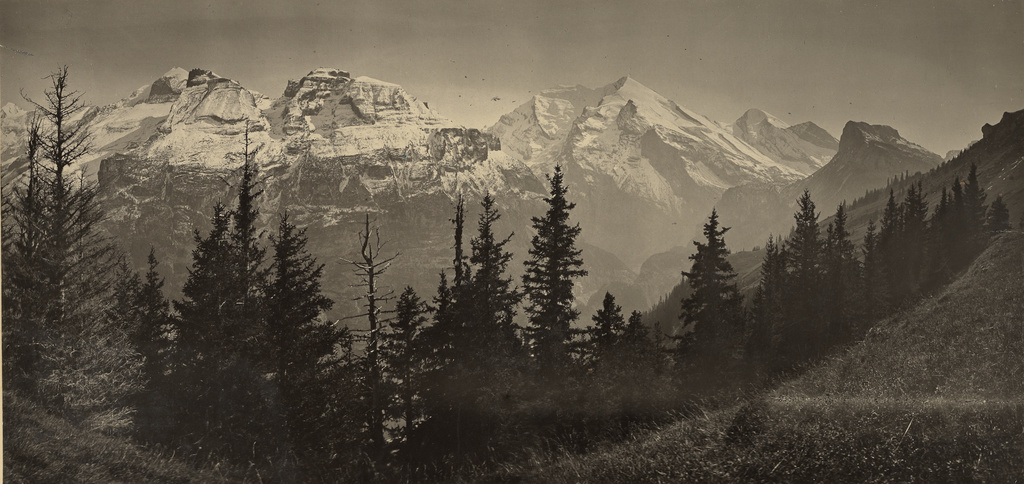
#> input picture desktop-shell/src/renderer/art/alpine-braun-1870.jpg, 1024 x 484 px
$ python dither-art.py
#> lines starting #> are read from the running program, lines starting #| are printed output that depends on the picture; after the words box and inside, x2 and y2 are one past the last pixel; in counts of white or black regions, pixels touching at a corner belong together
#!/usr/bin/env python3
"""Dither the pages' pictures into 1-bit plates.

    python3 scripts/dither-art.py

Reads pictures from src/renderer/art/ (the Getty photographs there and the
Met's prints and paintings in art/met/) and writes one 1-bit PNG per plate
to src/renderer/art/plates/. Each pixel of a plate is one cell on screen
(2 CSS px or more); the page gives the two tones (ui/kit/plate.tsx), so a
plate carries no colour of its own. The output is committed: the build does
not run this, and it needs Python 3 with Pillow. src/renderer/plates.ts
lists each plate's size and credit; keep the two in step.

Atkinson's error diffusion: three quarters of each pixel's error goes to
six neighbours, an eighth to each. It keeps the highlights and shadows
clean and leaves the midtones as an even stipple, as the early Macs drew
photographs.
"""

from dataclasses import dataclass
from pathlib import Path

from PIL import Image, ImageFilter, ImageOps

ROOT = Path(__file__).resolve().parent.parent
ART = ROOT / "src" / "renderer" / "art"
OUT = ART / "plates"


@dataclass(frozen=True)
class Plate:
    src: str
    # Cells across; the height follows the crop's aspect.
    cells: int
    # The box kept, as fractions of the source: it drops a print's paper
    # margin, a mount or a dull edge.
    crop: tuple[float, float, float, float] = (0.0, 0.0, 1.0, 1.0)
    # Under 1 lifts the midtones toward the light tone.
    gamma: float = 1.0
    # The tone range: at 0.9 the lightest tone still takes one dot in ten,
    # so a blown-out sky does not go flat.
    tones: tuple[float, float] = (0.0, 1.0)
    # The channel read as tone. "L" is luminance; "R" the red, which parts a
    # woodblock print's blues (dark) from its reds, buffs and paper (light).
    channel: str = "L"


PLATES = {
    # The Welcome's wide hero: Braun's snow, sky and the pines below them.
    "alps": Plate("alpine-braun-1870.jpg", 680, (0.0, 0.0, 1.0, 0.97), gamma=0.9),
    # Pairing, a tall plate: Hiroshige's bridge in the rain, two banks joined.
    "bridge": Plate(
        "met/hiroshige-sudden-shower-over-shin-ohashi-bridge-an-36461.jpg",
        340,
        (0.075, 0.18, 0.935, 0.955),
        gamma=1.6,
        tones=(0.0, 0.97),
        channel="R",
    ),
    # Empty pages. The inbox with nothing waiting: Le Gray's still sea.
    "sea": Plate("met/le-gray-mediterranean-sea-sete-283124.jpg", 176, (0.01, 0.25, 0.99, 0.93), gamma=0.95),
    # A team with no one in it yet: Hokusai's crews rowing under the wave.
    "wave": Plate("met/hokusai-under-the-wave-off-kanagawa-also-known-a-36491.jpg", 144, (0.03, 0.035, 0.98, 0.96), tones=(0.03, 0.95)),
    # No usage to show: Hokusai's Fuji under a clear sky.
    "fuji": Plate("met/hokusai-south-wind-clear-sky-also-known-as-red-f-36490.jpg", 144, (0.03, 0.05, 0.975, 0.965), gamma=1.5, channel="R"),
}


def levels(img: Image.Image, lo: float = 0.01, hi: float = 0.99) -> Image.Image:
    """Stretch the tones so the darkest and lightest percent touch the ends."""
    hist = img.histogram()
    total = sum(hist)
    acc, black, white = 0, 0, 255
    for v, n in enumerate(hist):
        acc += n
        if acc >= total * lo:
            black = v
            break
    acc = 0
    for v in range(255, -1, -1):
        acc += hist[v]
        if acc >= total * (1 - hi):
            white = v
            break
    span = max(1, white - black)
    return img.point(lambda v: max(0, min(255, round((v - black) * 255 / span))))


def atkinson(img: Image.Image) -> Image.Image:
    w, h = img.size
    px = [float(v) for v in img.tobytes()]
    out = bytearray(w * h)
    for y in range(h):
        row = y * w
        for x in range(w):
            i = row + x
            old = px[i]
            new = 255.0 if old >= 128 else 0.0
            out[i] = 255 if new else 0
            err = (old - new) / 8
            if err == 0:
                continue
            for dx, dy in ((1, 0), (2, 0), (-1, 1), (0, 1), (1, 1), (0, 2)):
                nx, ny = x + dx, y + dy
                if 0 <= nx < w and ny < h:
                    px[ny * w + nx] += err
    return Image.frombytes("L", (w, h), bytes(out)).convert("1", dither=Image.Dither.NONE)


def render(p: Plate) -> Image.Image:
    img = ImageOps.exif_transpose(Image.open(ART / p.src)).convert("RGB")
    img = img.convert("L") if p.channel == "L" else img.getchannel(p.channel)
    w, h = img.size
    c = p.crop
    img = img.crop((round(c[0] * w), round(c[1] * h), round(c[2] * w), round(c[3] * h)))
    rows = round(img.height * p.cells / img.width)
    img = img.resize((p.cells, rows), Image.Resampling.LANCZOS)
    img = img.filter(ImageFilter.UnsharpMask(radius=1.2, percent=60, threshold=2))
    img = levels(img)
    lo, hi = p.tones
    img = img.point(lambda v: round(255 * (lo + (hi - lo) * (v / 255) ** p.gamma)))
    return atkinson(img)


def main() -> None:
    OUT.mkdir(exist_ok=True)
    for name, p in PLATES.items():
        out = render(p)
#> in render, img is the input picture: PIL image 1024x484 RGB; mean R, G, B 94.8, 86.4, 73
#> in render, `img = img.convert("L") if p.channel == "L" else img.getchannel(p.chann..`:
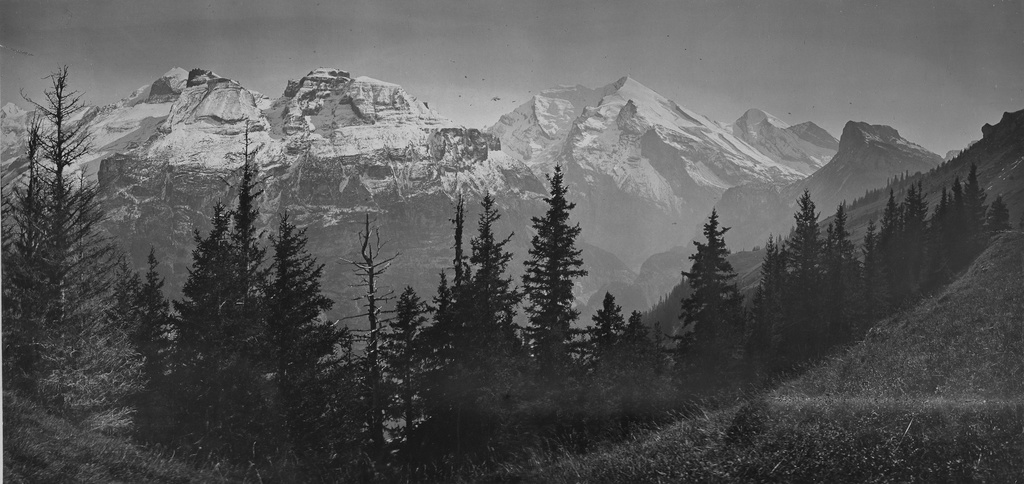
#> img: PIL image 1024x484 L; min 6, max 218, mean 87.3
#> in render, `img = img.crop((round(c[0] * w), round(c[1] * h), round(c[2] * w), rou..`:
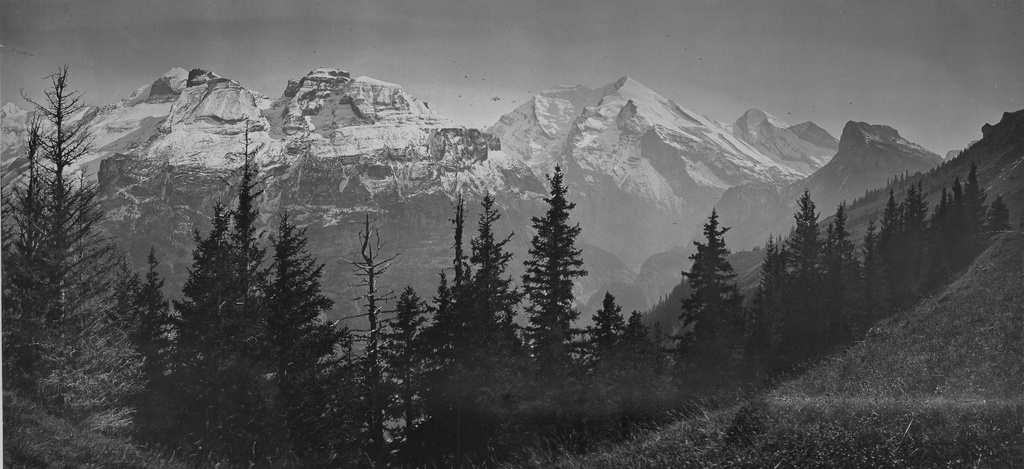
#> img: PIL image 1024x469 L; min 6, max 218, mean 88.7
#> in levels, `hist = img.histogram()`: hist = 256 values, max 2928 at index 39, min 0 at index 241, mean 826.1
#> in levels, `total = sum(hist)`: total = 211480
#> the loop in levels, `for v, n in enumerate(hist):` made 21 passes
#> (n, acc, black) on pass 21: (302, 2117, 20)
#> (n, acc) on passes 1 to 6: (93, 93), (16, 109), (31, 140), (24, 164), (27, 191), (33, 224)
#> after the loop in levels, `for v, n in enumerate(hist):`: acc = 2117
#> the loop in levels, `for v in range(255, -1, -1):` made 62 passes
#> acc on passes 1 to 12: 0, 0, 0, 0, 1, 1, 1, 1, 1, 1, 1, 1
#> after the loop in levels, `for v in range(255, -1, -1):`: acc = 2172
#> in levels, `span = max(1, white - black)`: span = 174
#> in levels, `return img.point(lambda v: max(0, min(255, round((v - black) * 255 / s..`:
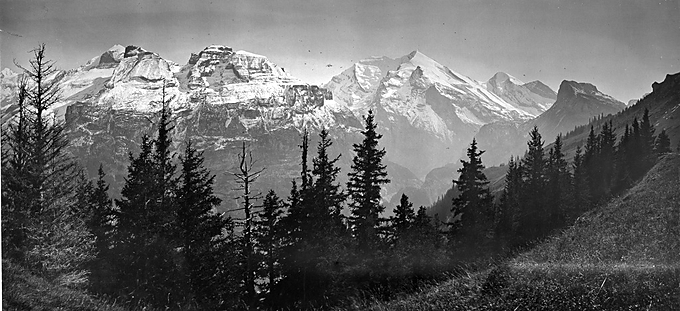
#> returned value: PIL image 680x311 L; min 0, max 255, mean 100.7
#> in atkinson, `px = [float(v) for v in img.tobytes()]`: px = 211480 items
#> in atkinson, `return Image.frombytes("L", (w, h), bytes(out)).convert("1", dither=Im..`:
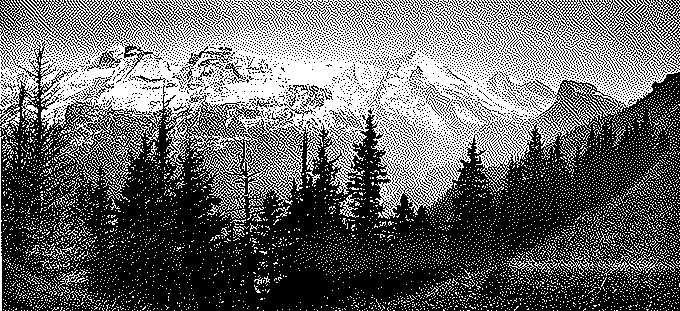
#> returned value: PIL image 680x311 1; 40.8% white in thin lines or dots
        path = OUT / f"{name}.png"
        out.save(path, optimize=True)
#> (the run stopped early here; a loop or call above may not have finished)

$ run again, with desktop-shell/src/renderer/art/nagasaki-boats-beato-1865.jpg copied over desktop-shell/src/renderer/art/alpine-braun-1870.jpg
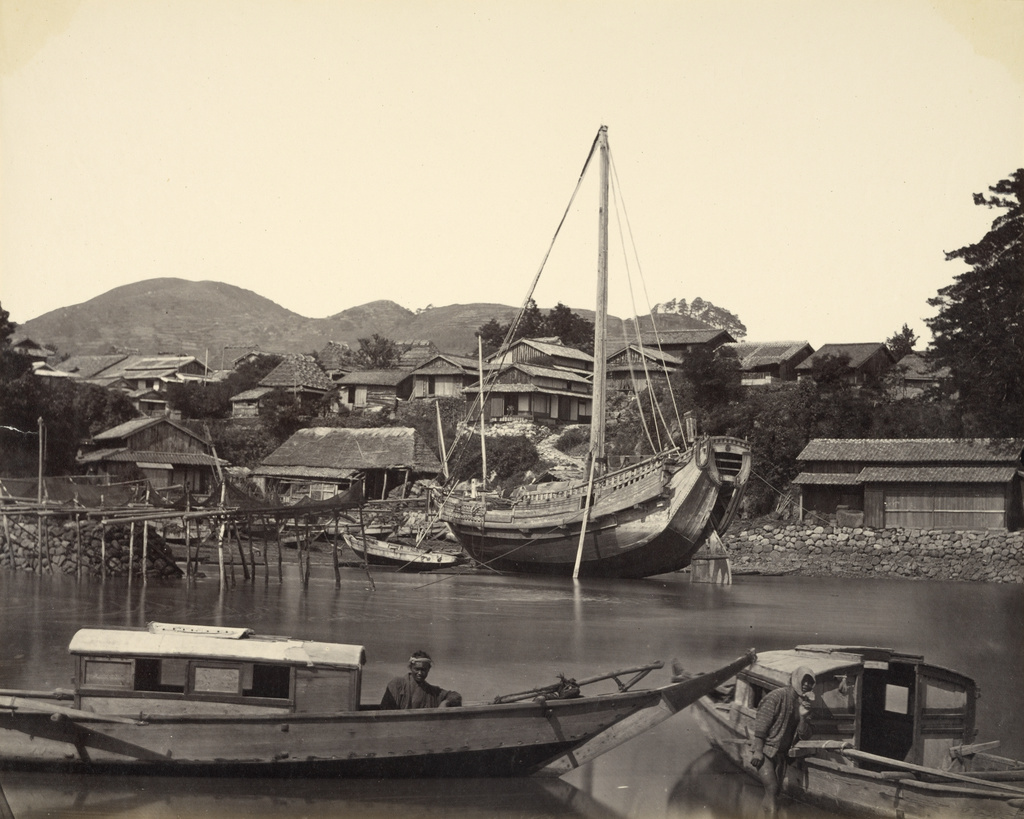
#> input picture desktop-shell/src/renderer/art/nagasaki-boats-beato-1865.jpg, 1024 x 819 px
#> in render, img is the input picture: PIL image 1024x819 RGB; mean R, G, B 148.6, 139.6, 125.8
#> in render, `img = img.crop((round(c[0] * w), round(c[1] * h), round(c[2] * w), rou..`:
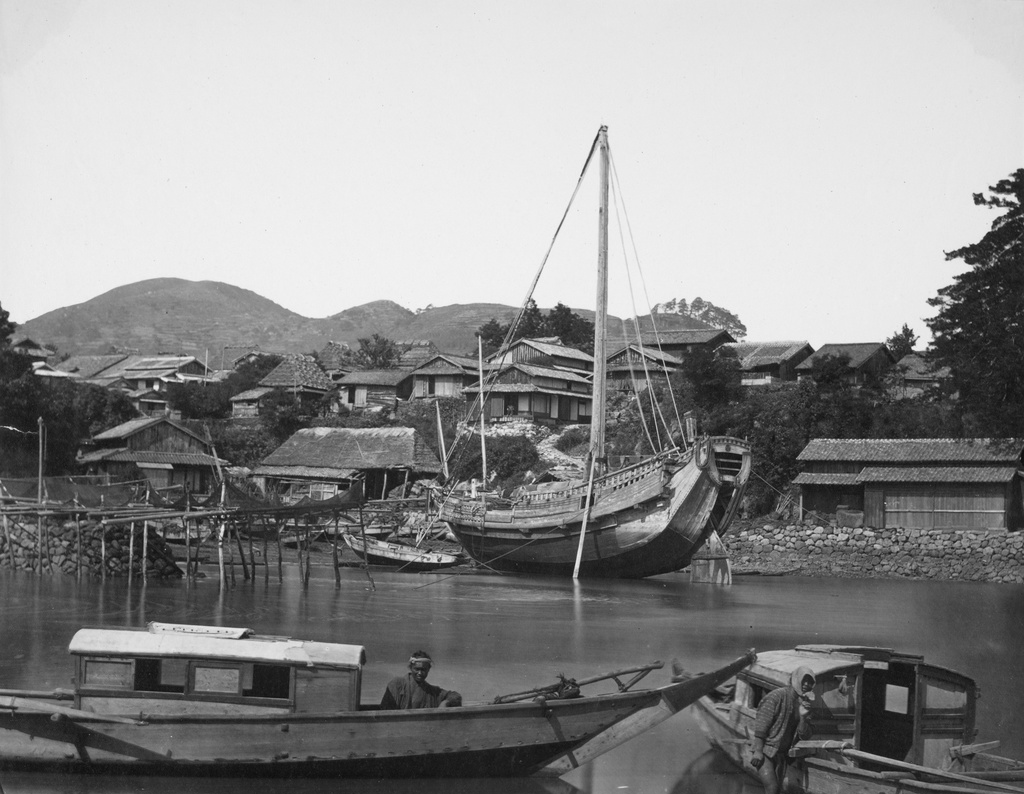
#> img: PIL image 1024x794 L; min 13, max 246, mean 142.7
#> hist = 256 values, max 14102 at index 236, min 26 at index 2, mean 1399.8
#> total = 358360
#> the loop in levels, `for v, n in enumerate(hist):` made 22 passes
#> (n, acc, black) on pass 22: (645, 3857, 21)
#> after the loop in levels, `for v, n in enumerate(hist):`: acc = 3857
#> the loop in levels, `for v in range(255, -1, -1):` made 16 passes
#> acc on passes 1 to 8: 487, 550, 636, 722, 818, 914, 1008, 1100
#> after the loop in levels, `for v in range(255, -1, -1):`: acc = 7683
#> span = 219
#> px = 358360 items
#> in atkinson, `return Image.frombytes("L", (w, h), bytes(out)).convert("1", dither=Im..`:
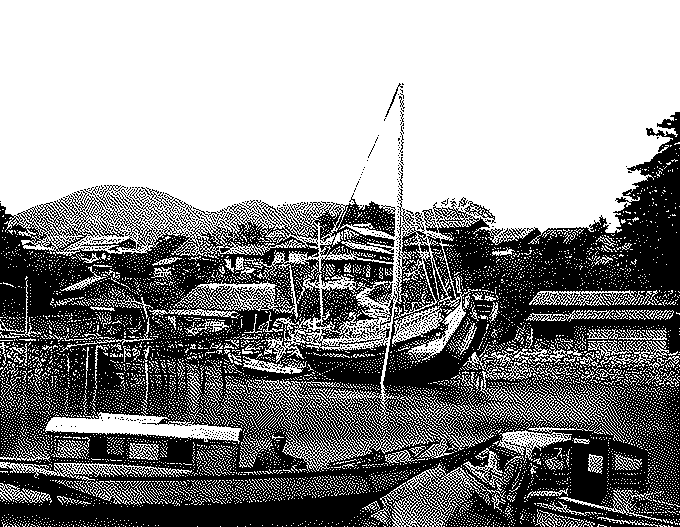
#> returned value: PIL image 680x527 1; 56.5% white; 608 black regions (595 under 20 px), largest, box (x1, y1, x2, y2) and area: (0, 112, 680, 527) 153786, (398, 315, 422, 333) 66, (385, 83, 403, 117) 63
